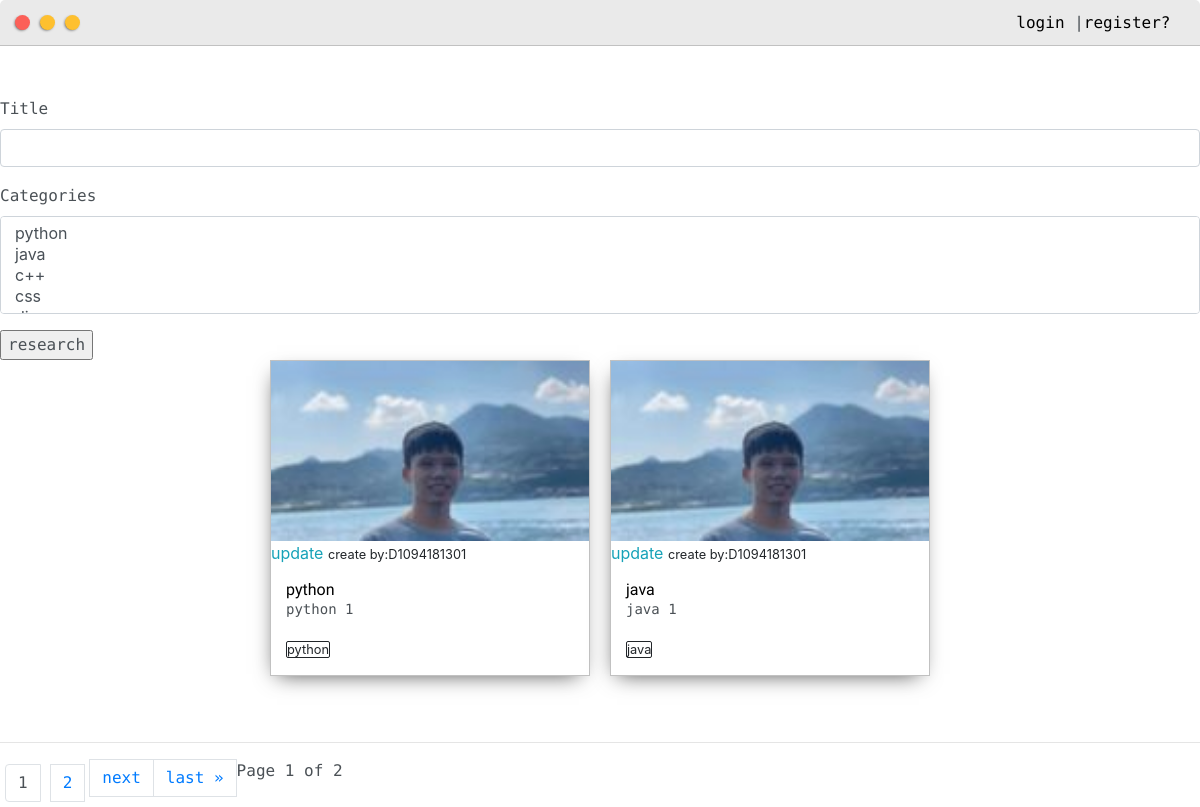
/posts/, run on an earlier commit of the app's database.
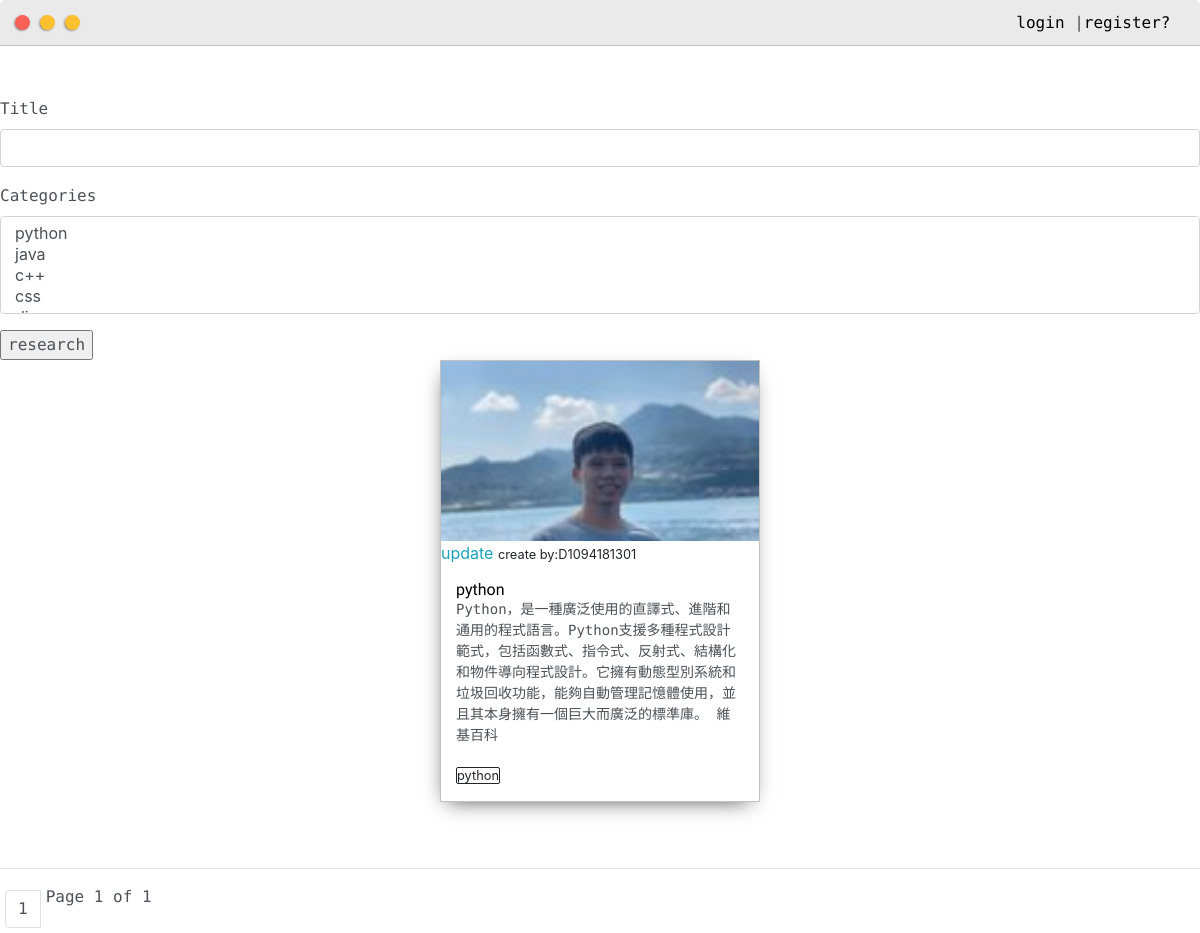
And on a later commit of the database.
### OurProfile/models.py (models this page shows, shortened)
class Post(models.Model):
    customer = models.ForeignKey(User,on_delete=models.CASCADE)
    images = models.ImageField(null = True,blank=True)
    title = models.CharField(max_length=200)
    body = models.TextField(max_length=500)
    date_created = models.DateTimeField(auto_now_add=True)
    categories = models.ManyToManyField(Tag,null=True)
    public = models.BooleanField(default=False)
    private = models.BooleanField(default=False)

class Tag(models.Model):
    name = models.CharField(max_length=50)
    def __str__(self):
        return self.name

### OurProfile/views.py (the view)
# urls.py: path('posts/',views.posts,name="posts"),
def posts(request):
    posts = Post.objects.all()
    filters = FiltersForms(request.GET, queryset=posts)
    posts = filters.qs
    page_number = request.GET.get('page')
    paginator = Paginator(posts, 2)
    try:
        posts = paginator.page(page_number)
    except PageNotAnInteger:
        posts = paginator.page(1)
    except EmptyPage:
        posts = paginator.page(paginator.num_pages)
    context = {'posts':posts,'filters':filters,}
    return render(request,"OurProfile/posts.html",context)

### OurProfile/templates/OurProfile/posts.html (shortened to what this page needs)
{% extends "OurProfile/layout.html" %}
{% load static %}
{% block title %}
{% load crispy_forms_tags %}
{% endblock title %}
{% block content %}
<div style="padding-top: 50px;">
    <div>
        <form id="searchform" method="get">
            {{filters.form|crispy}}
            <input type="submit" value="research">
        </form>
    </div>
    <div class="main-container">
        <div class="post-wrapper">
        {% for post in posts %}
            <div>
                <div class="post">
                    <a href="{% url 'post' post.id %}">
                        {% if post.images %}
                        <img class="thumbnail" src="{{ post.images.url }}">
                        {% else %}
                        <p>no images </p>
                        {% endif %}
                    </a>
                    <a href="{% url 'updatePost' post.id %}">update</a>
                    <small>create by:{{post.customer}}</small>
                    <div class="post-preview">
                        <h6 class="post-title">{{post.title}}</h6>
                        <p class="post-intro">{{post.body}}</p>
                        {% for categories in post.categories.all %}
                            <small style="border: solid 1px;border-radius: 2px;margin-right: 5px;">{{categories}}</small>
                        {% endfor %}
                    </div>
                </div>
            </div>
        {% endfor %}
        </div>
    </div>
    <hr>
    <div class="pagination">
        <span class="step-links">
            <div style="display: flex;">
                {% for i in posts.paginator.page_range %}
                    {% if posts.number == i%}
                        <li class="page-item" style="margin: 5px;"><a class="active page-link">{{i}}</a></li>
                    {% else %}
                        <li class="page-item" style="margin: 5px;"><a data-page="{{i}}" class="page-link" href="?page{{i}}">{{i}}</a></li>
                    {% endif %}
                {% endfor %}
                {% if posts.has_next %}
                    <li class="page-item"><a data-page="{{posts.next_page_number}}" class="page-link" href="?page={{ posts.next_page_number }}">next</a></li>
                    <li class="page-item"><a data-page="{{posts.paginator.num_pages}}" class="page-link" href="?page={{ posts.paginator.num_pages }}">last &raquo;</a></li>
                {% endif %}
            <span class="current">
                Page {{ posts.number }} of {{ posts.paginator.num_pages }}
            </span>
            </div>
        </span>
    </div>
</div>
{% endblock content %}

What changed in the data, as far as the page shows it:
removed Post: images (picture), customer "D1094181301", title "python", body "python 1", Tag (name "python")
removed Post: images (picture), customer "D1094181301", title "java", body "java 1"
no longer on this page (row unchanged): Tag: name "java", shown under "D1094181301"
added Post: images (picture), customer "D1094181301", title "python", body "Python，是一種廣泛使用的直譯式、進階和通用的程式語言。Python支援多種程式設計範式，包括函數式、指令式、反射式、結構化和物件導向程式設計。它擁有動態型別系統和垃圾回收功能，能夠自動管理記憶體使用，並且其本身擁有一個巨大而廣泛的標準庫。 維基百科", Tag (name "python")
Also different on the page:
{{ posts.paginator.num_pages }}: "2" → "1"
list line gone: "2"
text no longer shown: "next last »"
